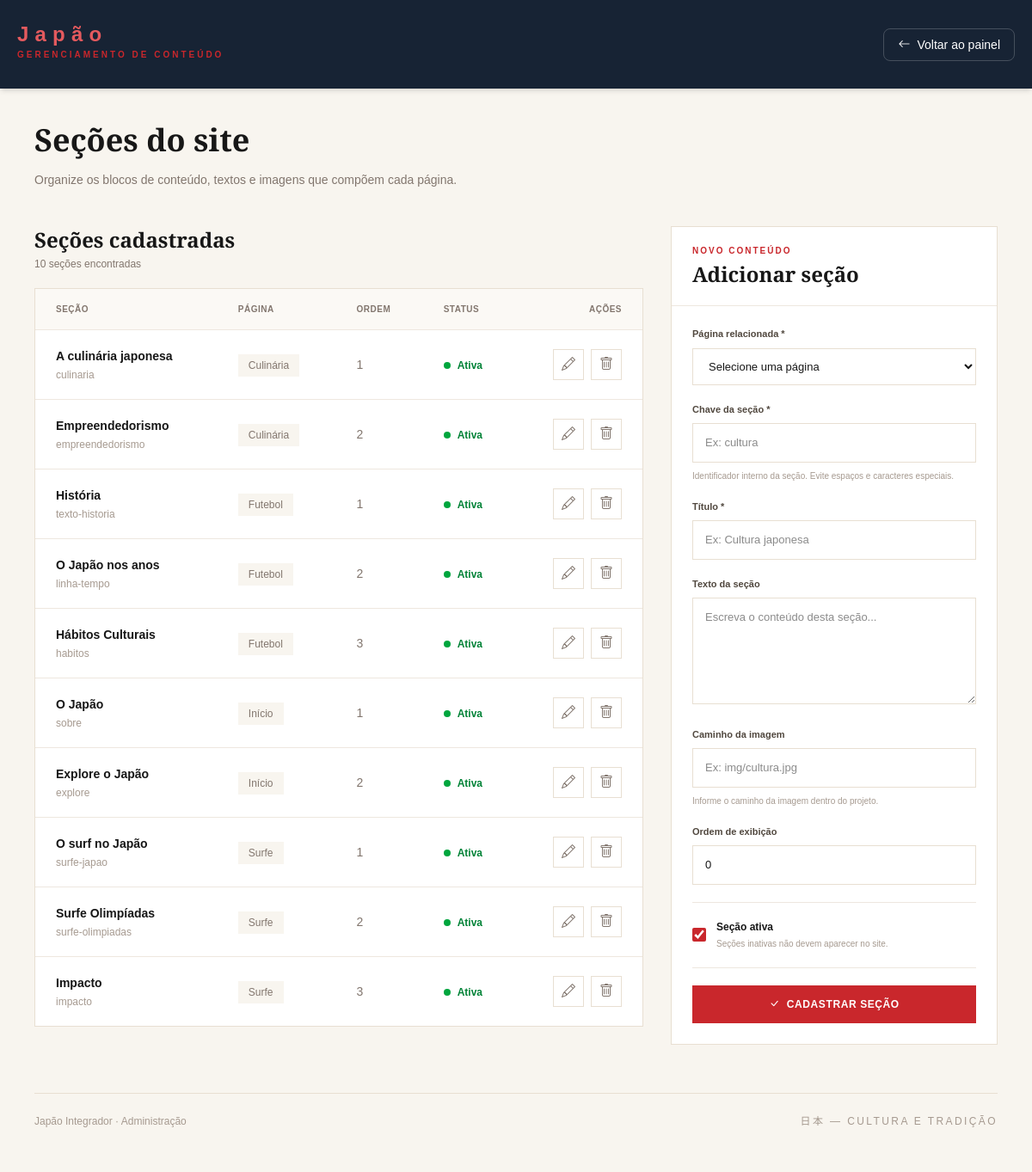
Screenshot of /assets/admin/secoes.php (signed in) with the database file from the repository.
### tables this page shows
CREATE TABLE `secoes` (
  `id` int(11) NOT NULL,
  `pagina_id` int(11) NOT NULL,
  `chave` varchar(60) NOT NULL,
  `titulo` varchar(150) DEFAULT NULL,
  `texto` text DEFAULT NULL,
  `imagem` varchar(255) DEFAULT NULL,
  `ordem` int(11) NOT NULL DEFAULT 0,
  `ativo` tinyint(1) NOT NULL DEFAULT 1
);

CREATE TABLE `paginas` (
  `id` int(11) NOT NULL,
  `slug` varchar(60) NOT NULL,
  `titulo` varchar(150) NOT NULL,
  `hero_imagem` varchar(255) DEFAULT NULL,
  `hero_titulo` varchar(200) DEFAULT NULL,
  `hero_subtitulo` text DEFAULT NULL,
  `hero_kanji` varchar(20) DEFAULT NULL,
  `meta_descricao` varchar(255) DEFAULT NULL,
  `ativo` tinyint(1) NOT NULL DEFAULT 1,
  `atualizado_em` timestamp NULL DEFAULT current_timestamp() ON UPDATE current_timestamp()
);

### assets/admin/secoes.php (the view, shortened to what this page needs)
<?php
require_once __DIR__ . "/../../database/conexao.php";
function e($valor)
{
    return htmlspecialchars((string) $valor, ENT_QUOTES, "UTF-8");
}
$secaoEdicao = null;
$sqlSecoes = "
    SELECT
        secoes.*,
        paginas.titulo AS nome_pagina
    FROM secoes
    INNER JOIN paginas ON secoes.pagina_id = paginas.id
    ORDER BY paginas.titulo ASC, secoes.ordem ASC, secoes.id ASC
";
$resultadoSecoes = $conn->query($sqlSecoes);
$secoes = $resultadoSecoes->fetch_all(MYSQLI_ASSOC);
$editando = $secaoEdicao !== null;
?>
<!DOCTYPE html>
<html lang="pt-BR">
<head>
    <link rel="stylesheet" href="../../src/output.css">
    <link rel="stylesheet" href="https://cdn.jsdelivr.net/npm/bootstrap-icons@1.11.3/font/bootstrap-icons.min.css">
</head>
<body class="min-h-screen bg-[#f8f5ef] text-[#171717]">
    <header class="bg-[#172334] text-white shadow-md">
        <div class="mx-auto flex max-w-7xl flex-wrap items-center justify-between gap-4 px-5 py-5">
            <div>
                <h1 class="mt-1 text-2xl font-bold tracking-[0.3em] text-[#e45a5e]">
                    Japão
                </h1>
                <p class="mb-3 text-[10px] font-bold uppercase tracking-[0.3em] text-[#c9272c]">
                    Gerenciamento de conteúdo
                </p>
            </div>
            <a href="index.php" class="inline-flex items-center gap-2 rounded-lg border border-white/20 px-4 py-2 text-sm transition hover:bg-white/10">
                <i class="bi bi-arrow-left"></i>
                Voltar ao painel
            </a>
        </div>
    </header>
    <main class="mx-auto max-w-7xl px-6 py-10 md:px-10">
        <section class="mb-10 flex flex-col justify-between gap-5 sm:flex-row sm:items-end">
            <div>
                <h1 class="titulo text-4xl font-semibold">
                    Seções do site
                </h1>
                <p class="mt-3 max-w-xl text-sm leading-7 text-[#82766e]">
                    Organize os blocos de conteúdo, textos e imagens que compõem cada página.
                </p>
            </div>
        </section>
        <div class="grid items-start gap-8 lg:grid-cols-[1fr_380px]">
            <section>
                <div class="mb-5">
                    <h2 class="titulo text-2xl font-semibold">
                        Seções cadastradas
                    </h2>
                    <p class="mt-1 text-xs text-[#82766e]">
                        <?= count($secoes) ?> seções encontradas
                    </p>
                </div>
                <div class="overflow-hidden border border-[#e8dfd2] bg-white">
                    <div class="overflow-x-auto">
                        <table class="w-full min-w-[680px] text-left">
                            <thead class="border-b border-[#eee7df] bg-[#fbf9f5]">
                                <tr>
                                    <th class="px-6 py-4 text-[10px] font-bold uppercase tracking-wider text-[#82766e]">
                                        Seção
                                    </th>
                                    <th class="px-6 py-4 text-[10px] font-bold uppercase tracking-wider text-[#82766e]">
                                        Página
                                    </th>
                                    <th class="px-6 py-4 text-[10px] font-bold uppercase tracking-wider text-[#82766e]">
                                        Ordem
                                    </th>
                                    <th class="px-6 py-4 text-[10px] font-bold uppercase tracking-wider text-[#82766e]">
                                        Status
                                    </th>
                                    <th class="px-6 py-4 text-right text-[10px] font-bold uppercase tracking-wider text-[#82766e]">
                                        Ações
                                    </th>
                                </tr>
                            </thead>
                            <tbody class="divide-y divide-[#eee7df]">
                                <?php if (count($secoes) > 0): ?>
                                    <?php foreach ($secoes as $secao): ?>
                                        <tr class="transition hover:bg-[#fbf9f5]">
                                            <td class="px-6 py-5">
                                                <p class="text-sm font-semibold">
                                                    <?= e($secao["titulo"]) ?>
                                                </p>
                                                <p class="mt-1 text-xs text-[#a69a90]">
                                                    <?= e($secao["chave"]) ?>
                                                </p>
                                            </td>
                                            <td class="px-6 py-5">
                                                <span class="bg-[#f8f5ef] px-3 py-1.5 text-xs text-[#82766e]">
                                                    <?= e($secao["nome_pagina"]) ?>
                                                </span>
                                            </td>
                                            <td class="px-6 py-5 text-sm text-[#82766e]">
                                                <?= (int) $secao["ordem"] ?>
                                            </td>
                                            <td class="px-6 py-5">
                                                <?php if ($secao["ativo"]): ?>
                                                    <span class="inline-flex items-center gap-2 text-xs font-semibold text-green-700">
                                                        <span class="h-2 w-2 rounded-full bg-green-600"></span>
                                                        Ativa
                                                    </span>
                                                <?php endif; ?>
                                            </td>
                                            <td class="px-6 py-5">
                                                <div class="flex justify-end gap-2">
                                                    <a
                                                        href="secoes.php?editar=<?= (int) $secao["id"] ?>#formulario"
                                                        title="Editar seção"
                                                        class="flex h-9 w-9 items-center justify-center border border-[#e8dfd2] text-[#82766e] transition hover:border-[#c9272c] hover:bg-[#c9272c] hover:text-white">
                                                        <i class="bi bi-pencil"></i>
                                                    </a>
                                                    <form method="POST" onsubmit="return confirm('Tem certeza que deseja excluir esta seção?');">
                                                        <button
                                                            type="submit"
                                                            name="excluir"
                                                            title="Excluir seção"
                                                            class="flex h-9 w-9 items-center justify-center border border-[#e8dfd2] text-[#82766e] transition hover:border-red-600 hover:bg-red-600 hover:text-white">
                                                            <i class="bi bi-trash"></i>
                                                        </button>
                                                    </form>
                                                </div>
                                            </td>
                                        </tr>
                                    <?php endforeach; ?>
                                <?php endif; ?>
                            </tbody>
                        </table>
                    </div>
                </div>
            </section>
            <aside id="formulario" class="border border-[#e8dfd2] bg-white">
                <div class="border-b border-[#eee7df] px-6 py-5">
                    <p class="text-[10px] font-bold uppercase tracking-[0.2em] text-[#c9272c]">
                        <?= $editando ? "Editar conteúdo" : "Novo conteúdo" ?>
                    </p>
                    <h2 class="titulo mt-1 text-2xl font-semibold">
                        <?= $editando ? "Editar seção" : "Adicionar seção" ?>
                    </h2>
                </div>
                <form method="POST" class="space-y-5 p-6">
                    <div>
                        <label class="campo-label">
                            Página relacionada *
                        </label>
                        <select name="pagina_id" class="campo" required>
                            <option value="">Selecione uma página</option>
                        </select>
                    </div>
                    <div>
                        <label class="campo-label">
                            Chave da seção *
                        </label>
                        <input
                            type="text"
                            name="chave"
                            class="campo"
                            placeholder="Ex: cultura"
                            value="<?= $editando ? e($secaoEdicao["chave"]) : "" ?>"
                            required>
                        <p class="mt-2 text-[10px] text-[#a69a90]">
                            Identificador interno da seção. Evite espaços e caracteres especiais.
                        </p>
                    </div>
                    <div>
                        <label class="campo-label">
                            Título *
                        </label>
                        <input
                            type="text"
                            name="titulo"
                            class="campo"
                            placeholder="Ex: Cultura japonesa"
                            value="<?= $editando ? e($secaoEdicao["titulo"]) : "" ?>"
                            required>
                    </div>
                    <div>
                        <label class="campo-label">
                            Texto da seção
                        </label>
                        <textarea
                            name="texto"
                            rows="5"
                            class="campo resize-y"
                            placeholder="Escreva o conteúdo desta seção..."><?= $editando ? e($secaoEdicao["texto"]) : "" ?></textarea>
                    </div>
                    <div>
                        <label class="campo-label">
                            Caminho da imagem
                        </label>
                        <input
                            type="text"
                            name="imagem"
                            class="campo"
                            placeholder="Ex: img/cultura.jpg"
                            value="<?= $editando ? e($secaoEdicao["imagem"]) : "" ?>">
                        <p class="mt-2 text-[10px] text-[#a69a90]">
                            Informe o caminho da imagem dentro do projeto.
                        </p>
                    </div>
                    <div>
                        <label class="campo-label">
                            Ordem de exibição
                        </label>
                        <input
                            type="number"
                            name="ordem"
                            min="0"
                            class="campo"
                            placeholder="Ex: 1"
                            value="<?= $editando ? (int) $secaoEdicao["ordem"] : 0 ?>">
                    </div>
                    <div class="border-t border-[#eee7df] pt-5">
                        <label class="flex cursor-pointer items-center gap-3">
                            <input
                                type="checkbox"
                                name="ativo"
                                value="1"
                                class="h-4 w-4 accent-[#c9272c]"
                                <?= !$editando || $secaoEdicao["ativo"] ? "checked" : "" ?>>
                            <span>
                                <span class="block text-xs font-bold">
                                    Seção ativa
                                </span>
                                <span class="mt-1 block text-[10px] text-[#a69a90]">
                                    Seções inativas não devem aparecer no site.
                                </span>
                            </span>
                        </label>
                    </div>
                    <div class="space-y-3 border-t border-[#eee7df] pt-5">
                        <button
                            type="submit"
                            name="salvar"
                            class="botao flex w-full items-center justify-center gap-2 bg-[#c9272c] px-5 py-3.5 text-xs font-bold uppercase tracking-wider text-white hover:bg-[#a51e23]">
                            <i class="bi bi-check-lg"></i>
                            <?= $editando ? "Salvar alterações" : "Cadastrar seção" ?>
                        </button>
                    </div>
                </form>
            </aside>
        </div>
        <footer class="mt-14 border-t border-[#e8dfd2] py-6">
            <div class="flex flex-col justify-between gap-3 text-xs text-[#a69a90] sm:flex-row">
                <p>Japão Integrador · Administração</p>
                <p class="tracking-[0.2em]">
                    日本 — CULTURA E TRADIÇÃO
                </p>
            </div>
        </footer>
    </main>
</body>
</html>

### assets/admin/secoes.php (style rules this page uses)
body { font-family: 'Noto Sans JP', sans-serif; }
.titulo { font-family: 'Playfair Display', serif; }
.botao { transition: .25s ease; }
.campo { width: 100%; border: 1px solid #e8dfd2; background: #fff; padding: 12px 14px; outline: none; transition: .2s; font-size: 13px; }
.campo-label { display: block; margin-bottom: 8px; font-size: 11px; font-weight: 700; color: #51483f; }

### rows the page displays
secoes: titulo "A culinária japonesa", chave "culinaria", pagina.titulo "Culinária", ordem "1", ativo 1 (drawn)
secoes: titulo "Empreendedorismo", chave "empreendedorismo", pagina.titulo "Culinária", ordem "2", ativo 1 (drawn)
secoes: titulo "História", chave "texto-historia", pagina.titulo "Futebol", ordem "1", ativo 1 (drawn)
secoes: titulo "O Japão nos anos", chave "linha-tempo", pagina.titulo "Futebol", ordem "2", ativo 1 (drawn)
secoes: titulo "Hábitos Culturais", chave "habitos", pagina.titulo "Futebol", ordem "3", ativo 1 (drawn)
secoes: titulo "O Japão", chave "sobre", pagina.titulo "Início", ordem "1", ativo 1 (drawn)
secoes: titulo "Explore o Japão", chave "explore", pagina.titulo "Início", ordem "2", ativo 1 (drawn)
secoes: titulo "O surf no Japão", chave "surfe-japao", pagina.titulo "Surfe", ordem "1", ativo 1 (drawn)
secoes: titulo "Surfe Olimpíadas", chave "surfe-olimpiadas", pagina.titulo "Surfe", ordem "2", ativo 1 (drawn)
secoes: titulo "Impacto", chave "impacto", pagina.titulo "Surfe", ordem "3", ativo 1 (drawn)

### other values shown
count($secoes) "10"
